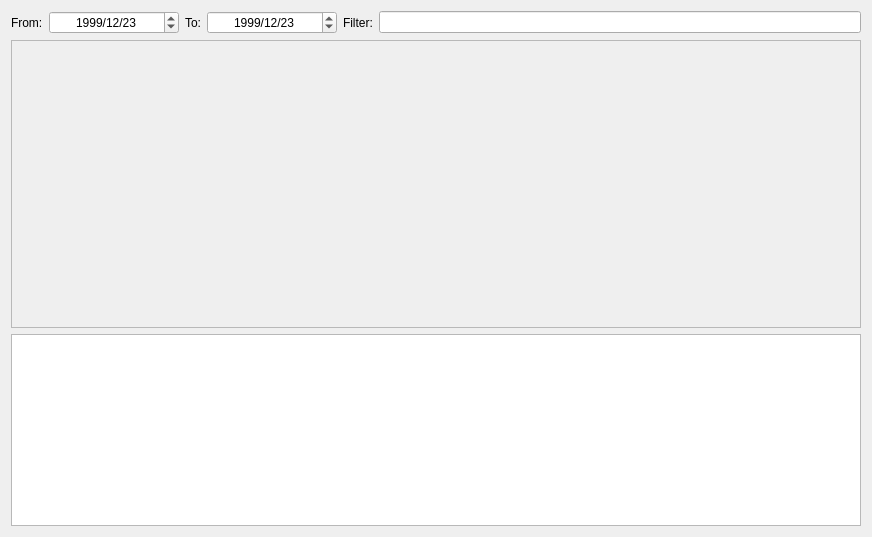
<?xml version="1.0" encoding="UTF-8"?>
<ui version="4.0">
 <class>Dialog</class>
 <widget class="QDialog" name="Dialog">
  <property name="geometry">
   <rect>
    <x>0</x>
    <y>0</y>
    <width>872</width>
    <height>537</height>
   </rect>
  </property>
  <property name="windowTitle">
   <string>History</string>
  </property>
  <layout class="QVBoxLayout" name="verticalLayout">
   <item>
    <layout class="QHBoxLayout" name="horizontalLayout">
     <item>
      <widget class="QLabel" name="label_2">
       <property name="text">
        <string>From:</string>
       </property>
      </widget>
     </item>
     <item>
      <widget class="QgsDateTimeEdit" name="dateEditStart">
       <property name="sizePolicy">
        <sizepolicy hsizetype="Fixed" vsizetype="Fixed">
         <horstretch>0</horstretch>
         <verstretch>0</verstretch>
        </sizepolicy>
       </property>
       <property name="minimumSize">
        <size>
         <width>130</width>
         <height>0</height>
        </size>
       </property>
       <property name="alignment">
        <set>Qt::AlignCenter</set>
       </property>
       <property name="dateTime">
        <datetime>
         <hour>23</hour>
         <minute>0</minute>
         <second>0</second>
         <year>1999</year>
         <month>12</month>
         <day>23</day>
        </datetime>
       </property>
       <property name="time">
        <time>
         <hour>23</hour>
         <minute>0</minute>
         <second>0</second>
        </time>
       </property>
       <property name="displayFormat">
        <string>yyyy/MM/dd</string>
       </property>
       <property name="timeSpec">
        <enum>Qt::UTC</enum>
       </property>
      </widget>
     </item>
     <item>
      <widget class="QLabel" name="label">
       <property name="text">
        <string>To:</string>
       </property>
      </widget>
     </item>
     <item>
      <widget class="QgsDateTimeEdit" name="dateEditEnd">
       <property name="sizePolicy">
        <sizepolicy hsizetype="Fixed" vsizetype="Fixed">
         <horstretch>0</horstretch>
         <verstretch>0</verstretch>
        </sizepolicy>
       </property>
       <property name="minimumSize">
        <size>
         <width>130</width>
         <height>0</height>
        </size>
       </property>
       <property name="alignment">
        <set>Qt::AlignCenter</set>
       </property>
       <property name="dateTime">
        <datetime>
         <hour>23</hour>
         <minute>0</minute>
         <second>0</second>
         <year>1999</year>
         <month>12</month>
         <day>23</day>
        </datetime>
       </property>
       <property name="time">
        <time>
         <hour>23</hour>
         <minute>0</minute>
         <second>0</second>
        </time>
       </property>
       <property name="displayFormat">
        <string>yyyy/MM/dd</string>
       </property>
       <property name="timeSpec">
        <enum>Qt::UTC</enum>
       </property>
      </widget>
     </item>
     <item>
      <widget class="QLabel" name="label_3">
       <property name="text">
        <string>Filter:</string>
       </property>
      </widget>
     </item>
     <item>
      <widget class="QLineEdit" name="txtFilter"/>
     </item>
    </layout>
   </item>
   <item>
    <widget class="QFrame" name="frameHistory">
     <property name="frameShape">
      <enum>QFrame::StyledPanel</enum>
     </property>
     <property name="frameShadow">
      <enum>QFrame::Raised</enum>
     </property>
    </widget>
   </item>
   <item>
    <widget class="QTextBrowser" name="commitDetails">
     <property name="sizePolicy">
      <sizepolicy hsizetype="Expanding" vsizetype="Maximum">
       <horstretch>0</horstretch>
       <verstretch>0</verstretch>
      </sizepolicy>
     </property>
    </widget>
   </item>
  </layout>
 </widget>
 <customwidgets>
  <customwidget>
   <class>QgsDateTimeEdit</class>
   <extends>QDateTimeEdit</extends>
   <header>qgsdatetimeedit.h</header>
  </customwidget>
 </customwidgets>
 <resources/>
 <connections/>
</ui>
